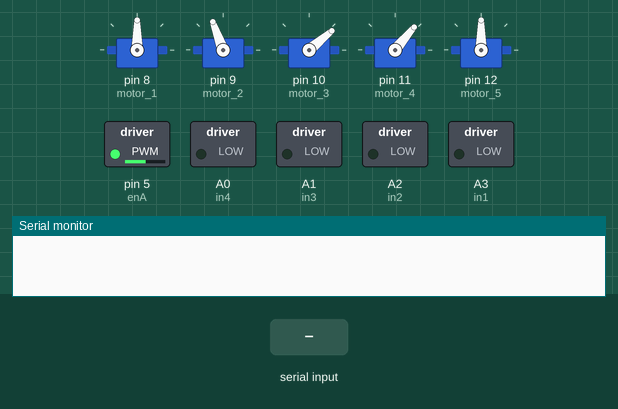
Bench run of a sketch on a simulated Arduino Uno, built with avr-gcc and run on an emulated ATmega328P. On the bench: 5 × servo, switched loads named in the sketch (green lamp = pin HIGH), the last lines printed to the serial monitor. Inputs (shaded band) come from the test bench.

Above: at 2.2 s.
2.3 s: "1\n" received over Serial
At 2.47 s:
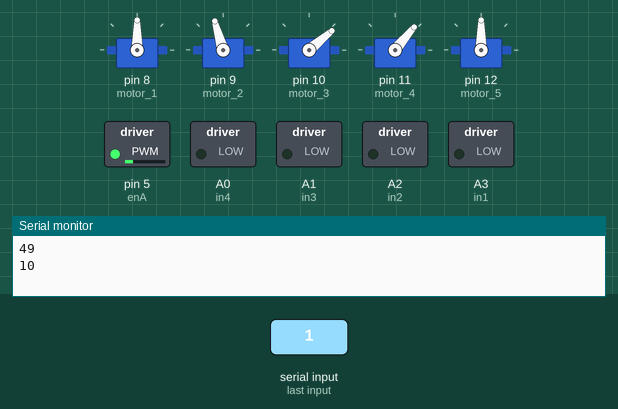
5.3 s: byte 15 (15) received over Serial
At 7.9 s:
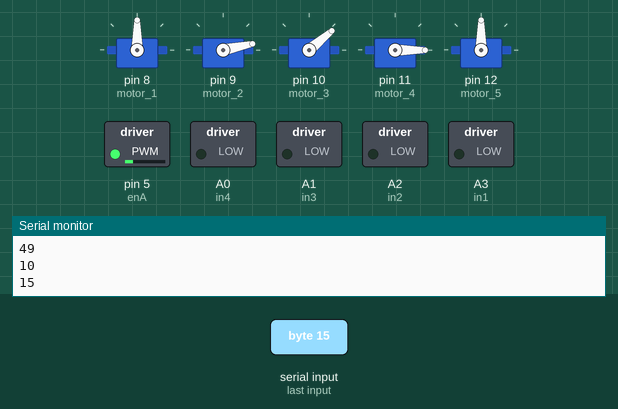
8.3 s: byte 1 (1) received over Serial
At 9.1 s:
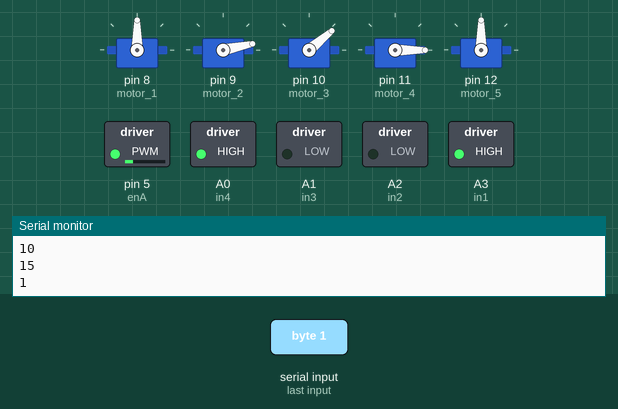
9.8 s: byte 2 (2) received over Serial
At 10.4 s:
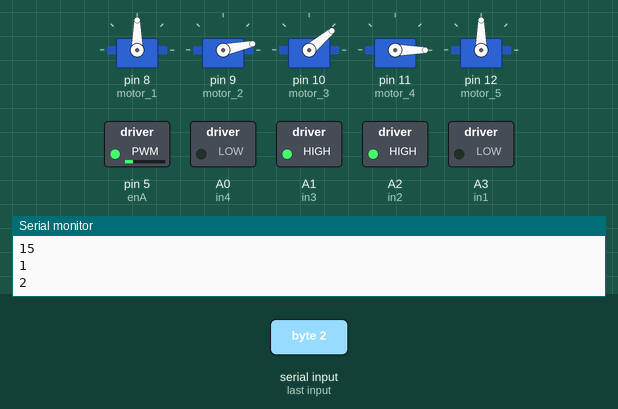
11.3 s: byte 3 (3) received over Serial
At 11.6 s:
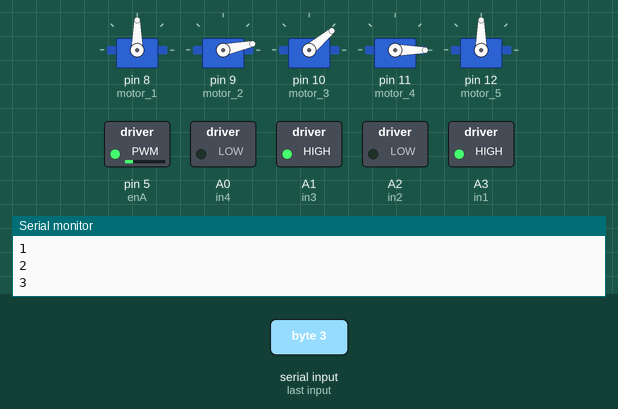
12.8 s: byte 4 (4) received over Serial
At 14.0 s:
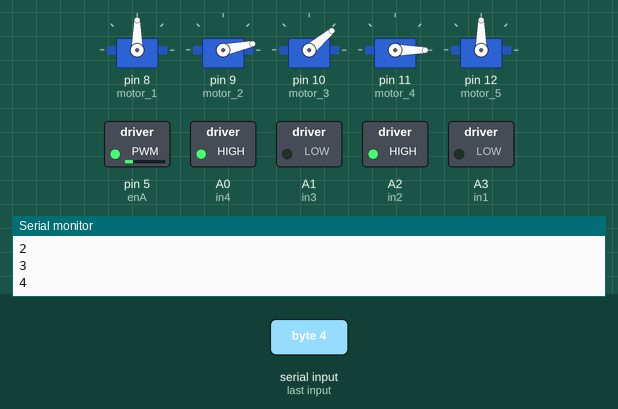
Timing chart, 0 to 15.3 s (numbered marks = the images above; inputs shaded):
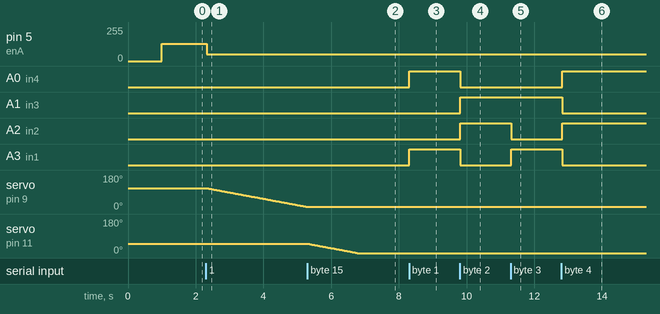

The sketch:

Code.ino
```cpp
#include <Servo.h>

Servo motor_1;
Servo motor_2;
Servo motor_3;
Servo motor_4;
Servo motor_5;

#define enA 5  //Enable1 L298 Pin enA
#define in1 A3 //Motor1  L298 Pin in1
#define in2 A2 //Motor1  L298 Pin in1
#define in3 A1 //Motor2  L298 Pin in1
#define in4 A0 //Motor2  L298 Pin in1
#define enB 5  //Enable2 L298 Pin enB

int servo1 = 90;
int servo2 = 110;
int servo3 = 40;
int servo4 = 50;
int servo5 = 90;

int bt_data;
int Speed = 130;

void setup(){

Serial.begin(9600); // initialize serial communication at 9600 bits per second:

motor_1.attach(8);
motor_2.attach(9);
motor_3.attach(10);
motor_4.attach(11);
motor_5.attach(12);

motor_1.write(servo1);
motor_2.write(servo2);
motor_3.write(servo3);
motor_4.write(servo4);
motor_5.write(servo5);

pinMode(enA, OUTPUT); // declare as output for L298 Pin enA
pinMode(in1, OUTPUT); // declare as output for L298 Pin in1
pinMode(in2, OUTPUT); // declare as output for L298 Pin in2
pinMode(in3, OUTPUT); // declare as output for L298 Pin in3
pinMode(in4, OUTPUT); // declare as output for L298 Pin in4
pinMode(enB, OUTPUT); // declare as output for L298 Pin enB

delay(1000);
}

void loop(){
//if some date is sent, reads it and saves in state

if(Serial.available() > 0){
bt_data = Serial.read();
Serial.println(bt_data);
if(bt_data > 20){Speed = bt_data;}
}

analogWrite(enA, Speed); // Write The Duty Cycle 0 to 255 Enable Pin A for Motor1 Speed
analogWrite(enB, Speed); // Write The Duty Cycle 0 to 255 Enable Pin B for Motor2 Speed


     if(bt_data == 1){forword(); }  // if the bt_data is '1' the DC motor will go forward
else if(bt_data == 2){backword();}  // if the bt_data is '2' the motor will Reverse
else if(bt_data == 3){turnLeft();}  // if the bt_data is '3' the motor will turn left
else if(bt_data == 4){turnRight();} // if the bt_data is '4' the motor will turn right
else if(bt_data == 5){Stop(); }     // if the bt_data '5' the motor will Stop

else if(bt_data == 6){turnLeft();  delay(400);  bt_data = 5;}
else if(bt_data == 7){turnRight(); delay(400);  bt_data = 5;}

else if (bt_data == 8){
if(servo1<180){servo1 = servo1+1;}
motor_1.write(servo1);
}
else if (bt_data == 9){
if(servo1>0){servo1 = servo1-1;}
motor_1.write(servo1);
}

else if (bt_data == 10){
if(servo2>0){servo2 = servo2-1;}
motor_2.write(servo2);
}
else if (bt_data == 11){
if(servo2<180){servo2 = servo2+1;}
motor_2.write(servo2);
}

else if(bt_data == 12){
if(servo3>0){servo3 = servo3-1;}
motor_3.write(servo3);
}
else if (bt_data == 13){
if(servo3<180){servo3 = servo3+1;}
motor_3.write(servo3);
}

else if (bt_data == 14){
if(servo4<180){servo4 = servo4+1;}
motor_4.write(servo4);
}
else if(bt_data == 15){
if(servo4>0){servo4 = servo4-1;}
motor_4.write(servo4);
}

else if (bt_data == 16){
if(servo5>90){servo5 = servo5-1;}
motor_5.write(servo5);
}
else if (bt_data == 17){
if(servo5<150){servo5 = servo5+1;}
motor_5.write(servo5);
}

delay(30);
}


void forword(){  //forword
digitalWrite(in1, HIGH); //Right Motor forword Pin
digitalWrite(in2, LOW);  //Right Motor backword Pin
digitalWrite(in3, LOW);  //Left Motor backword Pin
digitalWrite(in4, HIGH); //Left Motor forword Pin
}

void backword(){ //backword
digitalWrite(in1, LOW);  //Right Motor forword Pin
digitalWrite(in2, HIGH); //Right Motor backword Pin
digitalWrite(in3, HIGH); //Left Motor backword Pin
digitalWrite(in4, LOW);  //Left Motor forword Pin
}

void turnRight(){ //turnRight
digitalWrite(in1, LOW);  //Right Motor forword Pin
digitalWrite(in2, HIGH); //Right Motor backword Pin
digitalWrite(in3, LOW);  //Left Motor backword Pin
digitalWrite(in4, HIGH); //Left Motor forword Pin
}

void turnLeft(){ //turnLeft
digitalWrite(in1, HIGH); //Right Motor forword Pin
digitalWrite(in2, LOW);  //Right Motor backword Pin
digitalWrite(in3, HIGH); //Left Motor backword Pin
digitalWrite(in4, LOW);  //Left Motor forword Pin
}

void Stop(){ //stop
digitalWrite(in1, LOW); //Right Motor forword Pin
digitalWrite(in2, LOW); //Right Motor backword Pin
digitalWrite(in3, LOW); //Left Motor backword Pin
digitalWrite(in4, LOW); //Left Motor forword Pin
}
```

Measured:
- after the input at 2.3 s, pin 5 (enA): 130/255 → 49/255 at once; servo on pin 9 (motor_2): moves from 110° to 12° over 2.9 s, starting after 0.05 s
- after the input at 5.3 s, servo on pin 9 (motor_2): stays 12° (without the input it goes to 11° after 0.00 s); servo on pin 11 (motor_4): moves from 50° to 0° over 1.5 s, starting at once
- after the input at 8.3 s, A0 (in4), A3 (in1): LOW → HIGH at once
- after the input at 9.8 s, A0 (in4), A3 (in1): HIGH → LOW at once; A1 (in3), A2 (in2): LOW → HIGH at once
- after the input at 11.3 s, A2 (in2): HIGH → LOW at once; A3 (in1): LOW → HIGH at once
- after the input at 12.8 s, A0 (in4), A2 (in2): LOW → HIGH at once; A1 (in3), A3 (in1): HIGH → LOW at once
